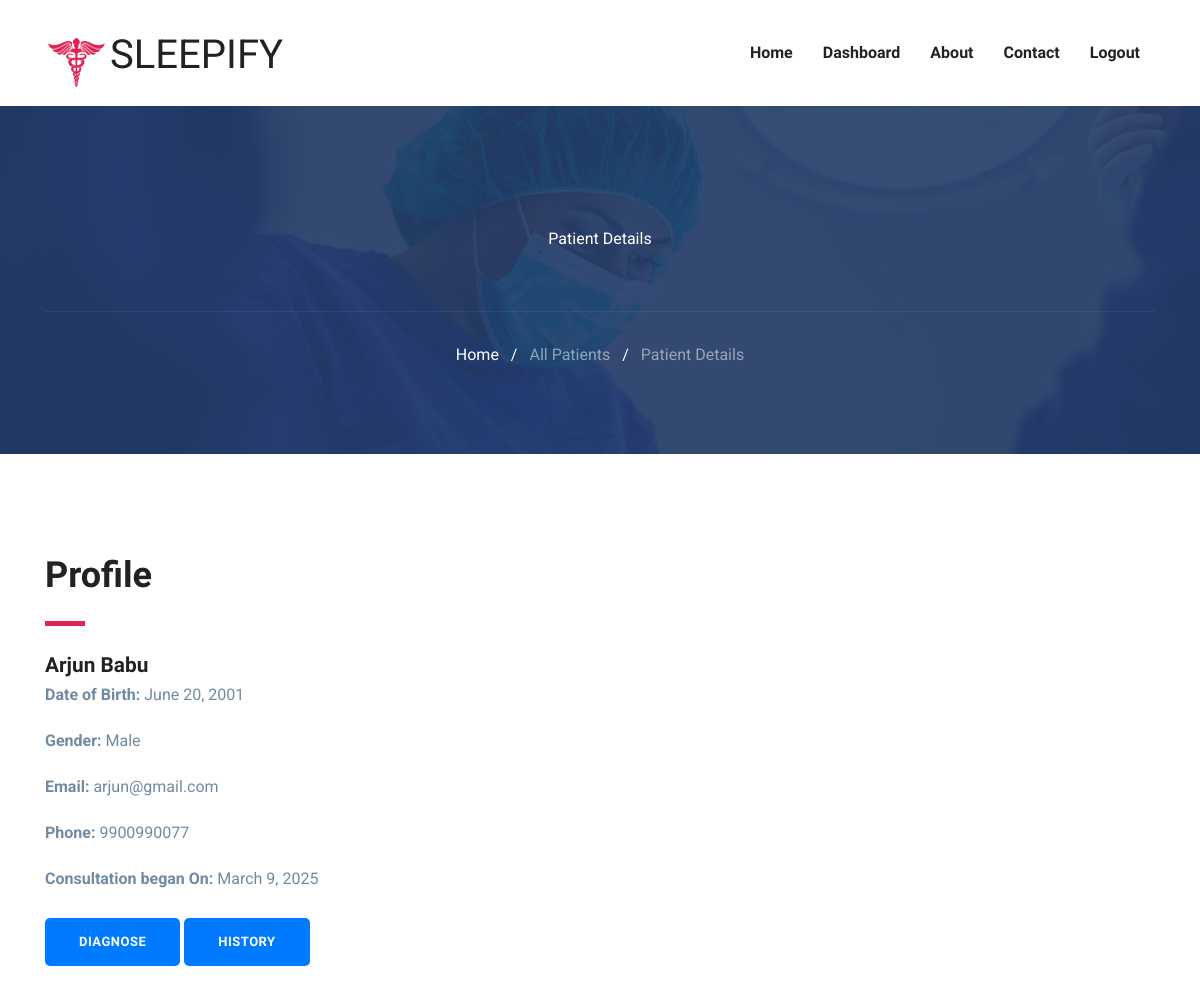
The page /doctor/doctorPatientInfo/8/ (signed in) on the database its author committed.
### doctor/models.py (models this page shows, shortened)
class Consulting(models.Model):
    doctor = models.ForeignKey(Doctor, on_delete=models.CASCADE)
    patient = models.ForeignKey(Patient, on_delete=models.CASCADE)
    started_on = models.DateField(auto_now_add=True)

### users/models.py (models this page shows, shortened)
class Patient(models.Model):
    fname = models.CharField(max_length=150)
    lname = models.CharField(max_length=150)
    dob = models.DateField(default='2001-01-01')
    gender_choices = (("Male","Male"),("Female","Female"))
    gender = models.CharField(max_length=20,default=None,null=True,blank=True,choices=gender_choices)
    email = models.EmailField( max_length=150,unique=True)
    phone = models.CharField(max_length=15,null=True,blank=True)
    password = models.CharField(max_length=150)
    created_on = models.DateField(auto_now_add=True)

### doctor/views.py (the view)
# urls.py: path('doctorPatientInfo/<int:id>/',views.doctorPatientInfo,name="doctorPatientInfo"),
@doctor_login_required()
def doctorPatientInfo(request,id):
    doctor = get_object_or_404(Doctor,id=request.session['doctor_id'])
    patient = get_object_or_404(Patient,id=id)
    consultation = get_object_or_404(Consulting,doctor=doctor,patient=patient)
    return render(request, 'doctor/patient-view.html', {'consultation': consultation})

### templates/doctor/patient-view.html (shortened to what this page needs)
{% extends "../base.html" %}
{% load static %}
{% block body %}
{% include "doctor/nav.html" %}
<section class="page-title bg-1">
    <div class="container">
      <div class="row">
        <div class="col-md-12">
          <div class="block text-center">
            <span class="text-white">Patient Details</span>
            <ul class="list-inline breadcumb-nav">
                <li class="list-inline-item"><a href="{% url 'doctorHome' %}" class="text-white">Home</a></li>
                <li class="list-inline-item"><span class="text-white">/</span></li>
                <li class="list-inline-item"><a href="{% url 'doctorPatientList' %}" class="text-white-50">All Patients</a></li>
                <li class="list-inline-item"><span class="text-white">/</span></li>
                <li class="list-inline-item"><a href="#" class="text-white-50">Patient Details</a></li>
              </ul>
          </div>
        </div>
      </div>
    </div>
  </section>
  <section class="section patient-single">
    <div class="container">
        <div class="row">
            <div class="col-lg-8 col-md-6">
                <div class="patient-details mt-4 mt-lg-0">
                    <h2 class="text-md">Profile</h2>
                    <div class="divider my-4"></div>
                    <h4 class="mb-0">{{ consultation.patient.fname }} {{ consultation.patient.lname }}</h4>
                    <p><strong>Date of Birth:</strong> {{ consultation.patient.dob }}</p>
                    <p><strong>Gender:</strong> {{ consultation.patient.gender }}</p>
                    <p><strong>Email:</strong> {{ consultation.patient.email }}</p>
                    <p><strong>Phone:</strong> {{ consultation.patient.phone|default:"Not Provided" }}</p>
                    <p><strong>Consultation began On:</strong> {{ consultation.started_on }}</p>
                </div>
                <div class="mt-4">
                  <a href="{% url 'diagnose' consultation.patient.id %}" class="btn btn-primary">Diagnose</a>
                  <a href="{% url 'diagnosisHistory' consultation.patient.id %}" class="btn btn-primary">History</a>
              </div>
            </div>
        </div>
    </div>
</section>
{% endblock body %}

### static/css/style.css (style rules this page uses)
html { overflow-x: hidden; }
body { line-height: 1.6; font-family: "Roboto", sans-serif; -webkit-font-smoothing: antialiased; font-size: 16px; color: #6F8BA4; font-weight: 400; }
h1, .h1, h2, .h2, h3, .h3, h4, .h4, h5, .h5, h6, .h6 { font-family: "Exo", sans-serif; font-weight: 700; color: #222; }
h2, .h2 { font-size: 44px; }
h4, .h4 { font-size: 1.3rem; line-height: 30px; }
p { line-height: 30px; }
.btn { display: inline-block; font-size: 14px; font-size: 0.8125rem; font-weight: 700; letter-spacing: .5px; padding: .75rem 2rem; font-family: "Exo", sans-serif; text-transform: uppercase; border-radius: 5px; border: 2px solid transparent; transition: all .35s ease; }
.section { padding: 100px 0; }
.text-md { font-size: 2.25rem; }
a { color: #222; text-decoration: none; transition: all .35s ease; }
.page-title { padding: 120px 0px 70px 0px; position: relative; }
.page-title .breadcumb-nav { margin-top: 60px; padding-top: 30px; border-top: 1px solid rgba(255, 255, 255, 0.06); }
.bg-1 { background: url("../images/22.jpg") no-repeat 50% 50%; background-size: cover; position: relative; }
.divider { width: 40px; height: 5px; background: #e12454; }

### rows shown on the page
Consulting: patient.fname "Arjun", patient.lname "Babu", patient.dob "June 20, 2001", patient.gender "Male", patient.email "arjun@gmail.com", patient.phone "9900990077", started_on "March 9, 2025"
